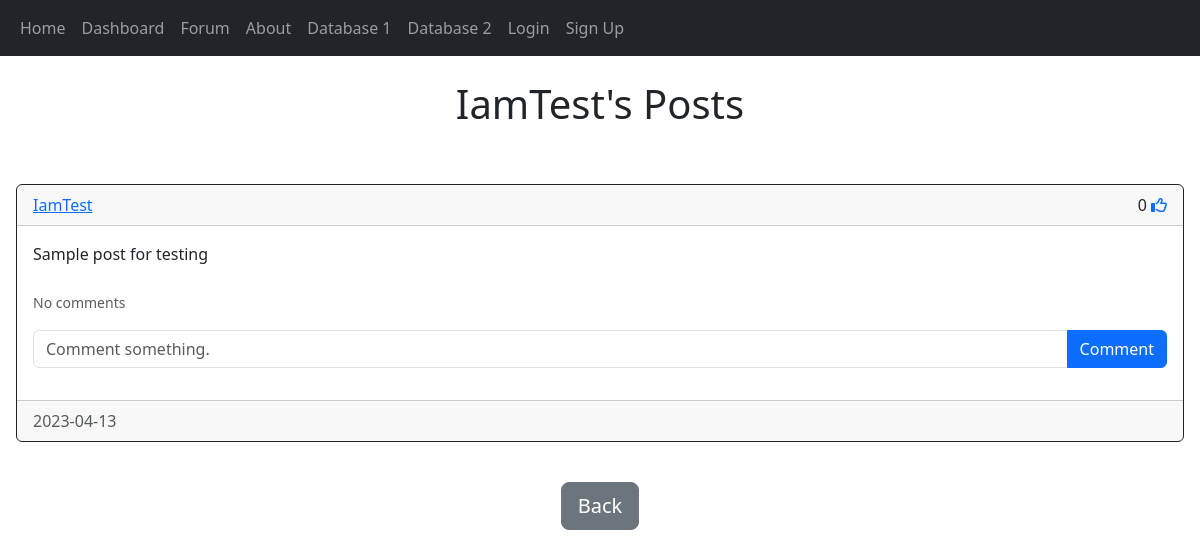
The app's page /posts/IamTest with its own data.
### crayfish_analysis_app/models.py (models this page shows, shortened)
class User(db.Model, UserMixin):
    __tablename__ = "user"
    id = db.Column(db.Integer, primary_key=True)
    date_created = db.Column(db.Date, nullable=True, default=datetime.utcnow)
    username = db.Column(db.String(150), unique=True, nullable=False)
    email = db.Column(db.String(150), unique=True, nullable=False)
    password = db.Column(db.String(150), nullable=False)
    posts = db.relationship('Post', backref='user', passive_deletes=True)
    comments = db.relationship('Comment', backref='user', passive_deletes=True)
    likes = db.relationship('Like', backref='user', passive_deletes=True)

class Post(db.Model):
    __tablename__ = "post"
    id = db.Column(db.Integer, primary_key=True)
    date_created = db.Column(db.Date, nullable=True, default=datetime.utcnow)
    text = db.Column(db.Text, nullable=False)
    author = db.Column(db.Integer, db.ForeignKey('user.id', ondelete='CASCADE'), nullable=False)
    comments = db.relationship('Comment', backref='post', passive_deletes=True)
    likes = db.relationship('Like', backref='Post', passive_deletes=True)

### crayfish_analysis_app/views.py (the view)
@main_bp.route("/posts/<username>")
def posts(username):
    user = User.query.filter_by(username=username).first()
    if not user:
        flash("No user with that username exists.", category="error")
        return redirect(url_for("views.forum"))
    posts = user.posts
    return render_template("posts.html", user=current_user, posts=posts, username=username)

### crayfish_analysis_app/templates/posts.html (shortened to what this page needs)
{% extends "posts_div.html" %}
{% block header1 %}{{username}}'s Posts{% endblock %}
{% block footer %}
<div style="text-align: center">
    <a href="/forum">
        <button type="button" class="btn btn-secondary btn-lg">
            Back
        </button>
    </a>
</div>
<br />
{% endblock %}

### crayfish_analysis_app/templates/posts_div.html (shortened to what this page needs)
{% extends "base.html" %}
{% block content%}
<br />
<h1 style="text-align: center">{% block header1 %}{% endblock %}</h1>
<br />
<div class="card border-0">
    <div class="card-body">
      <div>
        <div id="posts">
            {% for post in posts %}
            <div class="card border-dark">
                <div class="card-header d-flex justify-content-between align-items-center">
                    <a href="/posts/{{post.user.username}}">{{post.user.username}}</a>
                    <div>
                        {{post.likes|length}}
                        {% if user.id in post.likes|map(attribute="author")|list %}
                        <a href="/like-post/{{post.id}}"><i class="fas fa-thumbs-up"></i></a>
                        {% else %}
                        <a href="/like-post/{{post.id}}"><i class="far fa-thumbs-up"></i></a>
                        {% endif %}
                    </div>
                </div>
                <div class="card-body">
                    <div class="card-text">{{post.text}}</div>
                    <br />
                    <p class="card-text">
                        {% if post.comments|length > 0 %}
                        <a data-bs-toggle="collapse" href="#comments-{{post.id}}" role="button">
                            <small>View/Hide {{post.comments|length}} Comments</small>
                        </a>
                        {% else %}
                        <small class="text-muted">No comments</small>
                        {% endif %}
                    </p>
                    <form class="input-group mb-3" method="POST" action="/create-comment/{{post.id}}">
                        <input type="text" id="text" name="text" class="form-control" placeholder="Comment something."/>
                        <button type="submit" class="btn btn-primary">Comment</button>
                    </form>
                </div>
                <div class="card-footer text-muted">{{post.date_created}}</div>
            </div>
            <br />
            {% endfor %}
        </div>
      </div>
    </div>
  </div>
{% block footer %}{% endblock %}
{% endblock %}

### records on screen
User: username "IamTest"
Post: user.username "IamTest", likes|length "0", text "Sample post for testing", date_created "2023-04-13"
